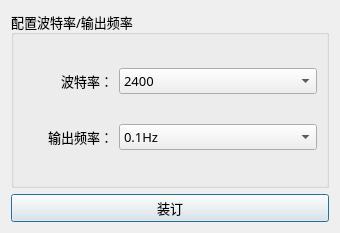
<?xml version="1.0" encoding="UTF-8"?>
<ui version="4.0">
 <class>configBaud</class>
 <widget class="QDialog" name="configBaud">
  <property name="geometry">
   <rect>
    <x>0</x>
    <y>0</y>
    <width>340</width>
    <height>233</height>
   </rect>
  </property>
  <property name="font">
   <font>
    <family>微软雅黑</family>
    <pointsize>10</pointsize>
   </font>
  </property>
  <property name="windowTitle">
   <string>配置波特率/输出频率</string>
  </property>
  <layout class="QGridLayout" name="gridLayout">
   <item row="0" column="0">
    <widget class="QGroupBox" name="groupBox">
     <property name="title">
      <string>配置波特率/输出频率</string>
     </property>
     <layout class="QGridLayout" name="gridLayout_2">
      <item row="0" column="1">
       <widget class="QComboBox" name="comboBox">
        <item>
         <property name="text">
          <string>2400</string>
         </property>
        </item>
        <item>
         <property name="text">
          <string>3600</string>
         </property>
        </item>
        <item>
         <property name="text">
          <string>4800</string>
         </property>
        </item>
        <item>
         <property name="text">
          <string>7200</string>
         </property>
        </item>
        <item>
         <property name="text">
          <string>9600</string>
         </property>
        </item>
        <item>
         <property name="text">
          <string>14400</string>
         </property>
        </item>
        <item>
         <property name="text">
          <string>19200</string>
         </property>
        </item>
        <item>
         <property name="text">
          <string>28800</string>
         </property>
        </item>
        <item>
         <property name="text">
          <string>38400</string>
         </property>
        </item>
        <item>
         <property name="text">
          <string>57600</string>
         </property>
        </item>
        <item>
         <property name="text">
          <string>115200</string>
         </property>
        </item>
        <item>
         <property name="text">
          <string>230400</string>
         </property>
        </item>
        <item>
         <property name="text">
          <string>460800</string>
         </property>
        </item>
        <item>
         <property name="text">
          <string>921600</string>
         </property>
        </item>
       </widget>
      </item>
      <item row="0" column="0">
       <widget class="QLabel" name="label">
        <property name="maximumSize">
         <size>
          <width>90</width>
          <height>16777215</height>
         </size>
        </property>
        <property name="text">
         <string>波特率：</string>
        </property>
        <property name="alignment">
         <set>Qt::AlignRight|Qt::AlignTrailing|Qt::AlignVCenter</set>
        </property>
       </widget>
      </item>
      <item row="2" column="1">
       <widget class="QComboBox" name="comboBox_2">
        <item>
         <property name="text">
          <string>0.1Hz</string>
         </property>
        </item>
       </widget>
      </item>
      <item row="2" column="0">
       <widget class="QLabel" name="label_2">
        <property name="maximumSize">
         <size>
          <width>90</width>
          <height>16777215</height>
         </size>
        </property>
        <property name="text">
         <string>输出频率：</string>
        </property>
        <property name="alignment">
         <set>Qt::AlignRight|Qt::AlignTrailing|Qt::AlignVCenter</set>
        </property>
       </widget>
      </item>
     </layout>
    </widget>
   </item>
   <item row="1" column="0">
    <widget class="QPushButton" name="pushButton">
     <property name="text">
      <string>装订</string>
     </property>
    </widget>
   </item>
  </layout>
 </widget>
 <resources/>
 <connections/>
</ui>
